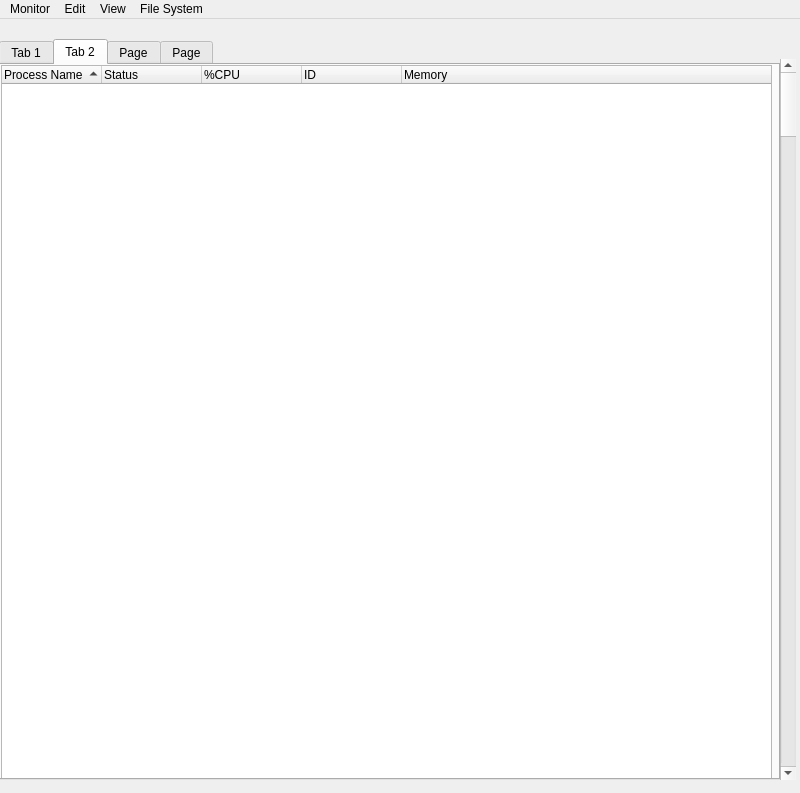
<?xml version="1.0" encoding="UTF-8"?>
<ui version="4.0">
 <class>SystemMonitor</class>
 <widget class="QMainWindow" name="SystemMonitor">
  <property name="geometry">
   <rect>
    <x>0</x>
    <y>0</y>
    <width>800</width>
    <height>793</height>
   </rect>
  </property>
  <property name="windowTitle">
   <string>SystemMonitor</string>
  </property>
  <widget class="QWidget" name="centralwidget">
   <widget class="QTabWidget" name="tabWidget">
    <property name="geometry">
     <rect>
      <x>-1</x>
      <y>20</y>
      <width>781</width>
      <height>741</height>
     </rect>
    </property>
    <property name="currentIndex">
     <number>1</number>
    </property>
    <widget class="QWidget" name="tab">
     <attribute name="title">
      <string>Tab 1</string>
     </attribute>
     <widget class="QLabel" name="info">
      <property name="geometry">
       <rect>
        <x>10</x>
        <y>10</y>
        <width>781</width>
        <height>251</height>
       </rect>
      </property>
      <property name="text">
       <string>info</string>
      </property>
     </widget>
    </widget>
    <widget class="QWidget" name="tab_2">
     <attribute name="title">
      <string>Tab 2</string>
     </attribute>
     <widget class="QTreeWidget" name="processes">
      <property name="geometry">
       <rect>
        <x>0</x>
        <y>0</y>
        <width>771</width>
        <height>721</height>
       </rect>
      </property>
      <property name="sortingEnabled">
       <bool>true</bool>
      </property>
      <property name="animated">
       <bool>false</bool>
      </property>
      <column>
       <property name="text">
        <string>Process Name</string>
       </property>
      </column>
      <column>
       <property name="text">
        <string>Status</string>
       </property>
      </column>
      <column>
       <property name="text">
        <string>%CPU</string>
       </property>
      </column>
      <column>
       <property name="text">
        <string>ID</string>
       </property>
      </column>
      <column>
       <property name="text">
        <string>Memory</string>
       </property>
      </column>
     </widget>
    </widget>
    <widget class="QWidget" name="tab_3">
     <attribute name="title">
      <string>Page</string>
     </attribute>
     <widget class="QGraphicsView" name="graphicsView">
      <property name="geometry">
       <rect>
        <x>20</x>
        <y>20</y>
        <width>751</width>
        <height>192</height>
       </rect>
      </property>
     </widget>
     <widget class="QLabel" name="label">
      <property name="geometry">
       <rect>
        <x>0</x>
        <y>0</y>
        <width>101</width>
        <height>16</height>
       </rect>
      </property>
      <property name="text">
       <string>CPU History</string>
      </property>
     </widget>
     <widget class="QGraphicsView" name="graphicsView_2">
      <property name="geometry">
       <rect>
        <x>20</x>
        <y>250</y>
        <width>751</width>
        <height>192</height>
       </rect>
      </property>
     </widget>
     <widget class="QLabel" name="label_2">
      <property name="geometry">
       <rect>
        <x>0</x>
        <y>230</y>
        <width>181</width>
        <height>16</height>
       </rect>
      </property>
      <property name="text">
       <string>Memory and Swap History</string>
      </property>
     </widget>
     <widget class="QGraphicsView" name="graphicsView_3">
      <property name="geometry">
       <rect>
        <x>20</x>
        <y>490</y>
        <width>751</width>
        <height>192</height>
       </rect>
      </property>
     </widget>
     <widget class="QLabel" name="label_3">
      <property name="geometry">
       <rect>
        <x>0</x>
        <y>470</y>
        <width>101</width>
        <height>16</height>
       </rect>
      </property>
      <property name="text">
       <string>Network History</string>
      </property>
     </widget>
    </widget>
    <widget class="QWidget" name="tab_4">
     <attribute name="title">
      <string>Page</string>
     </attribute>
     <widget class="QTreeWidget" name="devices">
      <property name="geometry">
       <rect>
        <x>0</x>
        <y>0</y>
        <width>771</width>
        <height>721</height>
       </rect>
      </property>
      <property name="sortingEnabled">
       <bool>false</bool>
      </property>
      <property name="animated">
       <bool>false</bool>
      </property>
      <column>
       <property name="text">
        <string>Device</string>
       </property>
      </column>
      <column>
       <property name="text">
        <string>Directory</string>
       </property>
      </column>
      <column>
       <property name="text">
        <string>Type</string>
       </property>
      </column>
      <column>
       <property name="text">
        <string>Total</string>
       </property>
      </column>
      <column>
       <property name="text">
        <string>Memory</string>
       </property>
      </column>
      <column>
       <property name="text">
        <string>Available</string>
       </property>
      </column>
      <column>
       <property name="text">
        <string>Used</string>
       </property>
      </column>
     </widget>
    </widget>
   </widget>
   <widget class="QScrollBar" name="verticalScrollBar">
    <property name="geometry">
     <rect>
      <x>780</x>
      <y>40</y>
      <width>16</width>
      <height>721</height>
     </rect>
    </property>
    <property name="orientation">
     <enum>Qt::Vertical</enum>
    </property>
   </widget>
  </widget>
  <widget class="QMenuBar" name="menubar">
   <property name="geometry">
    <rect>
     <x>0</x>
     <y>0</y>
     <width>800</width>
     <height>20</height>
    </rect>
   </property>
   <property name="defaultUp">
    <bool>false</bool>
   </property>
   <property name="nativeMenuBar">
    <bool>false</bool>
   </property>
   <widget class="QMenu" name="menuMonitor">
    <property name="title">
     <string>Monitor</string>
    </property>
   </widget>
   <widget class="QMenu" name="menuEdit">
    <property name="title">
     <string>Edit</string>
    </property>
   </widget>
   <widget class="QMenu" name="menuResources">
    <property name="title">
     <string>View</string>
    </property>
    <addaction name="actionActive_processes"/>
    <addaction name="actionAll_processes"/>
    <addaction name="actionMy_processes"/>
    <addaction name="separator"/>
    <addaction name="actionDependencies"/>
    <addaction name="separator"/>
    <addaction name="actionMemory_Maps"/>
    <addaction name="actionOpen_Files"/>
    <addaction name="separator"/>
    <addaction name="actionProperties"/>
    <addaction name="separator"/>
    <addaction name="actionRefresh"/>
   </widget>
   <widget class="QMenu" name="menuFile_System">
    <property name="title">
     <string>File System</string>
    </property>
   </widget>
   <addaction name="menuMonitor"/>
   <addaction name="menuEdit"/>
   <addaction name="menuResources"/>
   <addaction name="menuFile_System"/>
  </widget>
  <action name="actionActive_processes">
   <property name="text">
    <string>Active processes</string>
   </property>
  </action>
  <action name="actionAll_processes">
   <property name="text">
    <string>All processes</string>
   </property>
  </action>
  <action name="actionMy_processes">
   <property name="text">
    <string>My processes</string>
   </property>
  </action>
  <action name="actionDependencies">
   <property name="text">
    <string>Dependencies</string>
   </property>
  </action>
  <action name="actionMemory_Maps">
   <property name="text">
    <string>Memory Maps</string>
   </property>
  </action>
  <action name="actionOpen_Files">
   <property name="text">
    <string>Open Files</string>
   </property>
  </action>
  <action name="actionProperties">
   <property name="text">
    <string>Properties</string>
   </property>
  </action>
  <action name="actionRefresh">
   <property name="text">
    <string>Refresh</string>
   </property>
  </action>
  <action name="actionopppp">
   <property name="text">
    <string>opppp</string>
   </property>
  </action>
  <action name="actionopp">
   <property name="text">
    <string>opp</string>
   </property>
  </action>
 </widget>
 <resources/>
 <connections/>
</ui>
